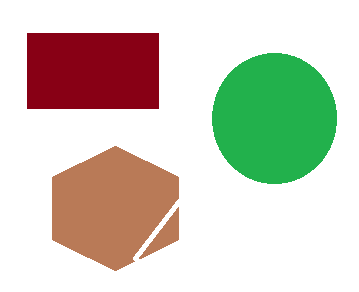
#> input picture TestIMage.png, 359 x 292 px, given in place of Lena.tiff, which was not available
$ python Histogram_Matching.py
#> lines starting #> are read from the running program, lines starting #| are printed output that depends on the picture; after the words box and inside, x2 and y2 are one past the last pixel; in counts of white or black regions, pixels touching at a corner belong together; pictures that were not available may be replaced by others from this repository, and a replacement may not be noted
import matplotlib.pyplot as plt
from skimage import io


def Equalize(img):
    Image_obj_count = img
    # [4 lines of commented-out code are left out]
    pdf = [0 for i in range(0, 256)]
    for i in range(0,len(img)):
        for j in range(0,len(img[i])):
            pdf[int(img[i][j])] += 1
    print(pdf)
    cdf = [0 for i in range(0,256)]
    sum = 0
    for i in range(0,256):
        sum += pdf[i]
        cdf[i] = sum+pdf[i]
    print(cdf[255])
    probability_cdf = [0 for i in range(0,256)]
    for i in range(0,256):
        probability_cdf[i] = cdf[i]/cdf[255]
    new_grey_levels = [0 for i in range(0,256)]
    for i in range(0,256):
        new_grey_levels[i] = probability_cdf[i]*255
        new_grey_levels[i] = int(new_grey_levels[i])
    print(new_grey_levels)
    for i in range(0,len(img)):
        for j in range(0,len(img[i])):
            img[i][j] = new_grey_levels[int(img[i][j])]
    # [5 lines of commented-out code are left out]
    return [img, Image_obj_count,new_grey_levels]
    # img is the modified image and Image_obj_count original image


img_test = io.imread('D:\\Study material\\7th sem\\DIP\\Test_Images\\Lena.tiff', as_gray=True)
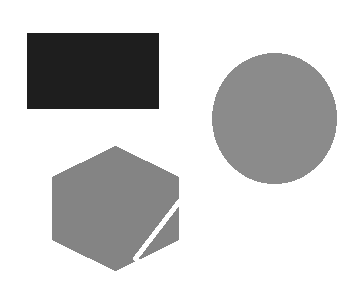
#> img_test: shape (292, 359) float64; min 0.119, max 1, mean 0.807
img_test *= 255
img_input_2, img_input_1, new_grey_levels_input = Equalize(img_test)
#> after the loop in Equalize, `for i in range(0,len(img)):`: pdf = 256 values, max 70335 at index 255, min 0 at index 0, mean 409.5
#> (printed output is left out)
#> in Equalize, `cdf = [0 for i in range(0,256)]`: cdf = 256 values from 0 to 0
#> the loop in Equalize, `for i in range(0,256):` made 256 passes
#> sum on passes 1 to 3: 0, 0, 0
#> after the loop in Equalize, `for i in range(0,256):`: cdf = 256 values, max 175163 at index 255, min 0 at index 0, mean 21037.4; sum = 104828
#| 175163
#> after the loop in Equalize, `for i in range(0,256):`: probability_cdf = 256 values, max 1 at index 255, min 0 at index 0, mean 0.12
#> after the loop in Equalize, `for i in range(0,256):`: new_grey_levels = 256 values, max 255 at index 255, min 0 at index 0, mean 30.27
#> (printed output is left out)
#> after the loop in Equalize, `for i in range(0,len(img)):`:
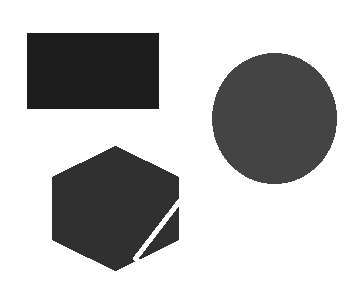
#> img: shape (292, 359) float64; min 29, max 255, mean 187.5
#> new_grey_levels_input has the same summary as new_grey_levels in Equalize
plt.subplot(2, 5, 1)
plt.hist(img_input_1.ravel(), 256, [0, 256])
plt.subplot(2,5,6)
plt.imshow(img_input_1, cmap=plt.get_cmap('gray'))
plt.subplot(2,5,2)
plt.hist(img_input_2.ravel(), 256, [0, 256])
plt.subplot(2,5,7)
plt.imshow(img_input_2, cmap=plt.get_cmap('gray'))
# for the specified histogram
img_test = io.imread('D:\\Study material\\7th sem\\DIP\\Test_Images\\pepper.tiff', as_gray=True)
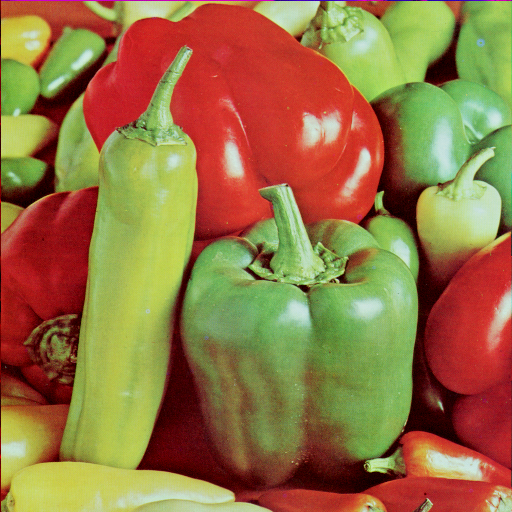
#> input picture Pepper.tiff, 512 x 512 px, found by its file name
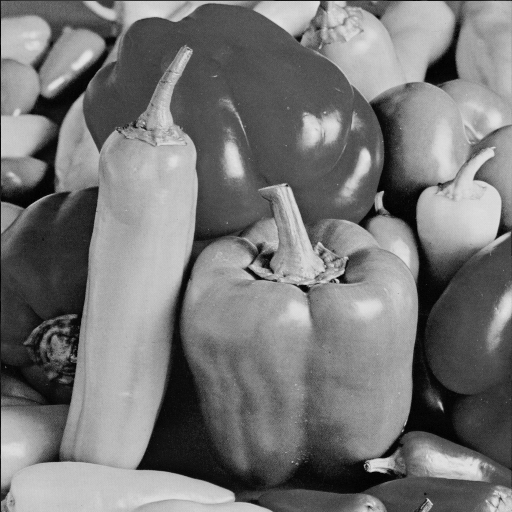
#> img_test: shape (512, 512) float64; min 0, max 0.904, mean 0.468
img_test *= 255
img_specified_2,img_specified_1, new_grey_levels_specified = Equalize(img_test)
#> in Equalize (call 2), `pdf = [0 for i in range(0, 256)]`: pdf = 256 values from 0 to 0
#> after the loop in Equalize (call 2), `for i in range(0,len(img)):`: pdf = 256 values, max 2469 at index 81, min 0 at index 231, mean 1024
#> (printed output is left out)
#> in Equalize (call 2), `cdf = [0 for i in range(0,256)]`: cdf = 256 values from 0 to 0
#> the loop in Equalize (call 2), `for i in range(0,256):` made 256 passes
#> sum on passes 1 to 3: 6, 37, 140
#> after the loop in Equalize (call 2), `for i in range(0,256):`: cdf = 256 values, max 262162 at index 224, min 12 at index 0, mean 141503.1; sum = 262144
#| 262144
#> after the loop in Equalize (call 2), `for i in range(0,256):`: probability_cdf = 256 values, max 1 at index 224, min 4.58e-05 at index 0, mean 0.54
#> after the loop in Equalize (call 2), `for i in range(0,256):`: new_grey_levels = 256 values, max 255 at index 224, min 0 at index 0, mean 137.2
#> (printed output is left out)
#> after the loop in Equalize (call 2), `for i in range(0,len(img)):`:
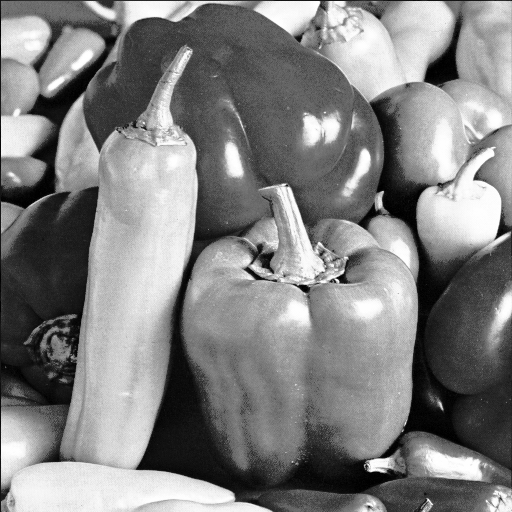
#> img: shape (512, 512) float64; min 0, max 255, mean 129.1
#> new_grey_levels_specified has the same summary as new_grey_levels in Equalize
plt.subplot(2, 5, 3)
plt.hist(img_specified_1.ravel(), 256, [0, 256])
plt.subplot(2,5,8)
plt.imshow(img_specified_1, cmap=plt.get_cmap('gray'))
plt.subplot(2,5,4)
plt.hist(img_input_2.ravel(), 256, [0, 256])
plt.subplot(2,5,9)
plt.imshow(img_specified_2, cmap=plt.get_cmap('gray'))
#final_image = [[0 for i in range(0, len(img_input_1[0]))] for j in range(0, len(img_input_1))]
plt.subplot(2,5,5)
plt.hist(img_specified_2.ravel(), 256, [0, 256])
for i in range(0,255):
    min = 500
    index = 0
    for j in range(0,255):
        if abs(new_grey_levels_specified[j]-new_grey_levels_input[i])<min:
            min = abs(new_grey_levels_specified[j]-new_grey_levels_input[i])
            index = j
    img_input_2[i][j] = new_grey_levels_specified[index]
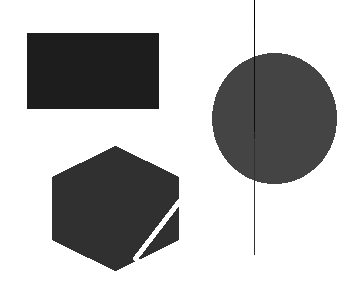
#> img_input_2: shape (292, 359) float64; 0.24% of pixels changed, all inside (x1, y1, x2, y2) = (254, 0, 255, 255)
# for mapping the values
'''
final_image = [[0 for i in range(0, len(img_input_1[0]))] for j in range(0, len(img_input_1))]
for i in range(0,len(img_input_2)):
    for j in range(0,len(img_input_2[i])):
        min = 500
        index_i = 0
        index_j = 0
        for p in range(0,len(img_specified_2)):
            for q in range(0,len(img_specified_2[p])):
                if img_input_2[i][j]-img_specified_2[p][q]<min and img_input_2[i][j]-img_specified_2[p][q]>=0:
                    min = img_input_2[i][j]-img_specified_2[p][q]
                    index_i = p
                    index_j = q
        final_image[i][j]  = img_specified_1[index_i][index_j]
'''

plt.subplot(2,5,10)
plt.hist(img_input_2.ravel(), 256, [0, 256])
plt.show()
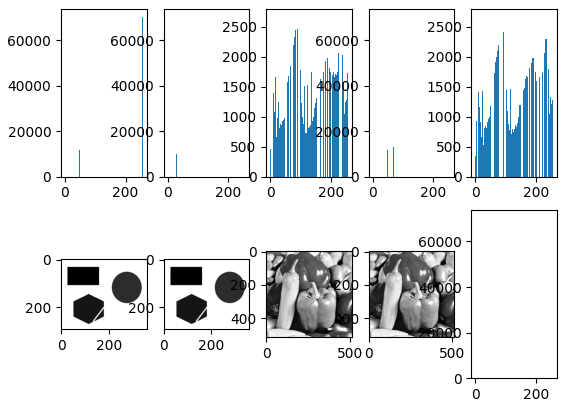
#> figure drawn by matplotlib, 10 panels; panel 1: tallest bar 70335 high, from x = 255 to 256; panel 3: tallest bar 70335 high, from x = 255 to 256; panel 5: tallest bar 2672 high, from x = 8 to 9; panel 7: tallest bar 70335 high, from x = 255 to 256
